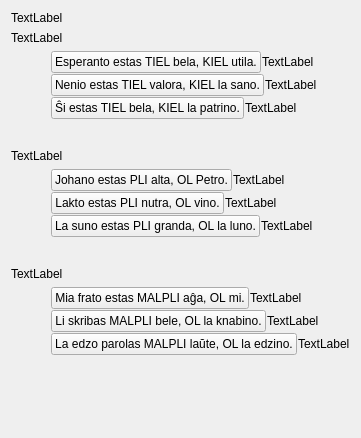
     <widget class="QWidget" name="tab_11">
      <attribute name="icon">
       <iconset resource="ikonoj.qrc">
        <normaloff>:/ikonoj/leciono.png</normaloff>:/ikonoj/leciono.png</iconset>
      </attribute>
      <attribute name="title">
       <string>1</string>
      </attribute>
      <layout class="QVBoxLayout" name="verticalLayout_297" stretch="0,0,1,0,1,0,3">
       <item>
        <widget class="titolo" name="Lec08_Label142">
         <property name="text">
          <string>TextLabel</string>
         </property>
        </widget>
       </item>
       <item>
        <layout class="QVBoxLayout" name="verticalLayout_292">
         <item>
          <widget class="QLabel" name="Lec08_Label3">
           <property name="text">
            <string>TextLabel</string>
           </property>
           <property name="wordWrap">
            <bool>true</bool>
           </property>
          </widget>
         </item>
         <item>
          <layout class="QHBoxLayout" name="horizontalLayout_490">
           <item>
            <spacer name="horizontalSpacer_34">
             <property name="orientation">
              <enum>Qt::Horizontal</enum>
             </property>
             <property name="sizeType">
              <enum>QSizePolicy::Fixed</enum>
             </property>
             <property name="sizeHint" stdset="0">
              <size>
               <width>40</width>
               <height>20</height>
              </size>
             </property>
            </spacer>
           </item>
           <item>
            <layout class="QVBoxLayout" name="verticalLayout_286">
             <property name="spacing">
              <number>1</number>
             </property>
             <item>
              <layout class="QHBoxLayout" name="horizontalLayout_487">
               <item>
                <widget class="neklakebla" name="Lec08_Button1">
                 <property name="sizePolicy">
                  <sizepolicy hsizetype="Maximum" vsizetype="Fixed">
                   <horstretch>0</horstretch>
                   <verstretch>0</verstretch>
                  </sizepolicy>
                 </property>
                 <property name="text">
                  <string>Esperanto estas TIEL bela, KIEL utila.</string>
                 </property>
                </widget>
               </item>
               <item>
                <widget class="QLabel" name="Lec08_Label6">
                 <property name="text">
                  <string>TextLabel</string>
                 </property>
                 <property name="wordWrap">
                  <bool>true</bool>
                 </property>
                </widget>
               </item>
              </layout>
             </item>
             <item>
              <layout class="QHBoxLayout" name="horizontalLayout_488">
               <item>
                <widget class="neklakebla" name="Lec08_Button2">
                 <property name="sizePolicy">
                  <sizepolicy hsizetype="Maximum" vsizetype="Fixed">
                   <horstretch>0</horstretch>
                   <verstretch>0</verstretch>
                  </sizepolicy>
                 </property>
                 <property name="text">
                  <string>Nenio estas TIEL valora, KIEL la sano.</string>
                 </property>
                </widget>
               </item>
               <item>
                <widget class="QLabel" name="Lec08_Label7">
                 <property name="text">
                  <string>TextLabel</string>
                 </property>
                 <property name="wordWrap">
                  <bool>true</bool>
                 </property>
                </widget>
               </item>
              </layout>
             </item>
             <item>
              <layout class="QHBoxLayout" name="horizontalLayout_489">
               <item>
                <widget class="neklakebla" name="Lec08_Button3">
                 <property name="sizePolicy">
                  <sizepolicy hsizetype="Maximum" vsizetype="Fixed">
                   <horstretch>0</horstretch>
                   <verstretch>0</verstretch>
                  </sizepolicy>
                 </property>
                 <property name="text">
                  <string>Ŝi estas TIEL bela, KIEL la patrino.</string>
                 </property>
                </widget>
               </item>
               <item>
                <widget class="QLabel" name="Lec08_Label9">
                 <property name="text">
                  <string>TextLabel</string>
                 </property>
                 <property name="wordWrap">
                  <bool>true</bool>
                 </property>
                </widget>
               </item>
              </layout>
             </item>
            </layout>
           </item>
          </layout>
         </item>
        </layout>
       </item>
       <item>
        <spacer name="verticalSpacer">
         <property name="orientation">
          <enum>Qt::Vertical</enum>
         </property>
         <property name="sizeHint" stdset="0">
          <size>
           <width>20</width>
           <height>40</height>
          </size>
         </property>
        </spacer>
       </item>
       <item>
        <layout class="QVBoxLayout" name="verticalLayout_293">
         <item>
          <widget class="QLabel" name="Lec08_Label4">
           <property name="text">
            <string>TextLabel</string>
           </property>
           <property name="wordWrap">
            <bool>true</bool>
           </property>
          </widget>
         </item>
         <item>
          <layout class="QHBoxLayout" name="horizontalLayout_491">
           <item>
            <spacer name="horizontalSpacer_35">
             <property name="orientation">
              <enum>Qt::Horizontal</enum>
             </property>
             <property name="sizeType">
              <enum>QSizePolicy::Fixed</enum>
             </property>
             <property name="sizeHint" stdset="0">
              <size>
               <width>40</width>
               <height>20</height>
              </size>
             </property>
            </spacer>
           </item>
           <item>
            <layout class="QVBoxLayout" name="verticalLayout_294">
             <property name="spacing">
              <number>1</number>
             </property>
             <item>
              <layout class="QHBoxLayout" name="horizontalLayout_492">
               <item>
                <widget class="neklakebla" name="Lec08_Button4">
                 <property name="sizePolicy">
                  <sizepolicy hsizetype="Maximum" vsizetype="Fixed">
                   <horstretch>0</horstretch>
                   <verstretch>0</verstretch>
                  </sizepolicy>
                 </property>
                 <property name="text">
                  <string>Johano estas PLI alta, OL Petro.</string>
                 </property>
                </widget>
               </item>
               <item>
                <widget class="QLabel" name="Lec08_Label10">
                 <property name="text">
                  <string>TextLabel</string>
                 </property>
                 <property name="wordWrap">
                  <bool>true</bool>
                 </property>
                </widget>
               </item>
              </layout>
             </item>
             <item>
              <layout class="QHBoxLayout" name="horizontalLayout_493">
               <item>
                <widget class="neklakebla" name="Lec08_Button5">
                 <property name="sizePolicy">
                  <sizepolicy hsizetype="Maximum" vsizetype="Fixed">
                   <horstretch>0</horstretch>
                   <verstretch>0</verstretch>
                  </sizepolicy>
                 </property>
                 <property name="text">
                  <string>Lakto estas PLI nutra, OL vino.</string>
                 </property>
                </widget>
               </item>
               <item>
                <widget class="QLabel" name="Lec08_Label11">
                 <property name="text">
                  <string>TextLabel</string>
                 </property>
                 <property name="wordWrap">
                  <bool>true</bool>
                 </property>
                </widget>
               </item>
              </layout>
             </item>
             <item>
              <layout class="QHBoxLayout" name="horizontalLayout_494">
               <item>
                <widget class="neklakebla" name="Lec08_Button6">
                 <property name="sizePolicy">
                  <sizepolicy hsizetype="Maximum" vsizetype="Fixed">
                   <horstretch>0</horstretch>
                   <verstretch>0</verstretch>
                  </sizepolicy>
                 </property>
                 <property name="text">
                  <string>La suno estas PLI granda, OL la luno.</string>
                 </property>
                </widget>
               </item>
               <item>
                <widget class="QLabel" name="Lec08_Label12">
                 <property name="text">
                  <string>TextLabel</string>
                 </property>
                 <property name="wordWrap">
                  <bool>true</bool>
                 </property>
                </widget>
               </item>
              </layout>
             </item>
            </layout>
           </item>
          </layout>
         </item>
        </layout>
       </item>
       <item>
        <spacer name="verticalSpacer_2">
         <property name="orientation">
          <enum>Qt::Vertical</enum>
         </property>
         <property name="sizeHint" stdset="0">
          <size>
           <width>20</width>
           <height>40</height>
          </size>
         </property>
        </spacer>
       </item>
       <item>
        <layout class="QVBoxLayout" name="verticalLayout_295">
         <item>
          <widget class="QLabel" name="Lec08_Label5">
           <property name="text">
            <string>TextLabel</string>
           </property>
           <property name="wordWrap">
            <bool>true</bool>
           </property>
          </widget>
         </item>
         <item>
          <layout class="QHBoxLayout" name="horizontalLayout_495">
           <item>
            <spacer name="horizontalSpacer_36">
             <property name="orientation">
              <enum>Qt::Horizontal</enum>
             </property>
             <property name="sizeType">
              <enum>QSizePolicy::Fixed</enum>
             </property>
             <property name="sizeHint" stdset="0">
              <size>
               <width>40</width>
               <height>20</height>
              </size>
             </property>
            </spacer>
           </item>
           <item>
            <layout class="QVBoxLayout" name="verticalLayout_296">
             <property name="spacing">
              <number>1</number>
             </property>
             <item>
              <layout class="QHBoxLayout" name="horizontalLayout_496">
               <item>
                <widget class="neklakebla" name="Lec08_Button7">
                 <property name="sizePolicy">
                  <sizepolicy hsizetype="Maximum" vsizetype="Fixed">
                   <horstretch>0</horstretch>
                   <verstretch>0</verstretch>
                  </sizepolicy>
                 </property>
                 <property name="text">
                  <string>Mia frato estas MALPLI aĝa, OL mi.</string>
                 </property>
                </widget>
               </item>
               <item>
                <widget class="QLabel" name="Lec08_Label13">
                 <property name="text">
                  <string>TextLabel</string>
                 </property>
                 <property name="wordWrap">
                  <bool>true</bool>
                 </property>
                </widget>
               </item>
              </layout>
             </item>
             <item>
              <layout class="QHBoxLayout" name="horizontalLayout_497">
               <item>
                <widget class="neklakebla" name="Lec08_Button8">
                 <property name="sizePolicy">
                  <sizepolicy hsizetype="Maximum" vsizetype="Fixed">
                   <horstretch>0</horstretch>
                   <verstretch>0</verstretch>
                  </sizepolicy>
                 </property>
                 <property name="text">
                  <string>Li skribas MALPLI bele, OL la knabino.</string>
                 </property>
                </widget>
               </item>
               <item>
                <widget class="QLabel" name="Lec08_Label14">
                 <property name="text">
                  <string>TextLabel</string>
                 </property>
                 <property name="wordWrap">
                  <bool>true</bool>
                 </property>
                </widget>
               </item>
              </layout>
             </item>
             <item>
              <layout class="QHBoxLayout" name="horizontalLayout_498">
               <item>
                <widget class="neklakebla" name="Lec08_Button99">
                 <property name="sizePolicy">
                  <sizepolicy hsizetype="Maximum" vsizetype="Fixed">
                   <horstretch>0</horstretch>
                   <verstretch>0</verstretch>
                  </sizepolicy>
                 </property>
                 <property name="text">
                  <string>La edzo parolas MALPLI laŭte, OL la edzino.</string>
                 </property>
                </widget>
               </item>
               <item>
                <widget class="QLabel" name="Lec08_Label15">
                 <property name="text">
                  <string>TextLabel</string>
                 </property>
                 <property name="wordWrap">
                  <bool>true</bool>
                 </property>
                </widget>
               </item>
              </layout>
             </item>
            </layout>
           </item>
          </layout>
         </item>
        </layout>
       </item>
       <item>
        <spacer name="verticalSpacer_3">
         <property name="orientation">
          <enum>Qt::Vertical</enum>
         </property>
         <property name="sizeHint" stdset="0">
          <size>
           <width>20</width>
           <height>40</height>
          </size>
         </property>
        </spacer>
       </item>
      </layout>
     </widget>
